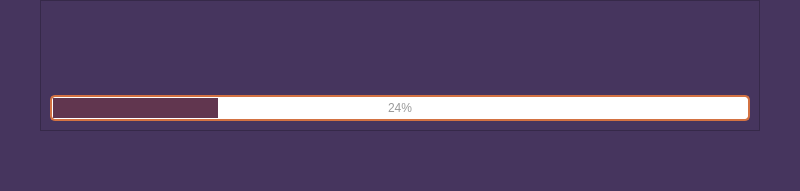
<?xml version="1.0" encoding="UTF-8"?>
<ui version="4.0">
 <class>MainWindow</class>
 <widget class="QMainWindow" name="MainWindow">
  <property name="geometry">
   <rect>
    <x>0</x>
    <y>0</y>
    <width>800</width>
    <height>191</height>
   </rect>
  </property>
  <property name="windowTitle">
   <string>MainWindow</string>
  </property>
  <widget class="QWidget" name="centralwidget">
   <layout class="QGridLayout" name="gridLayout">
    <property name="leftMargin">
     <number>0</number>
    </property>
    <property name="topMargin">
     <number>0</number>
    </property>
    <property name="rightMargin">
     <number>0</number>
    </property>
    <property name="bottomMargin">
     <number>0</number>
    </property>
    <property name="spacing">
     <number>0</number>
    </property>
    <item row="0" column="0">
     <widget class="QFrame" name="frameContainer">
      <property name="styleSheet">
       <string notr="true">QFrame {

	background-color : #46355e;
}</string>
      </property>
      <property name="frameShape">
       <enum>QFrame::NoFrame</enum>
      </property>
      <property name="frameShadow">
       <enum>QFrame::Plain</enum>
      </property>
      <property name="lineWidth">
       <number>0</number>
      </property>
      <layout class="QGridLayout" name="gridLayout_2">
       <property name="leftMargin">
        <number>0</number>
       </property>
       <property name="topMargin">
        <number>0</number>
       </property>
       <property name="rightMargin">
        <number>0</number>
       </property>
       <property name="bottomMargin">
        <number>0</number>
       </property>
       <property name="spacing">
        <number>0</number>
       </property>
       <item row="2" column="0">
        <spacer name="horizontalSpacer_2">
         <property name="orientation">
          <enum>Qt::Horizontal</enum>
         </property>
         <property name="sizeType">
          <enum>QSizePolicy::Fixed</enum>
         </property>
         <property name="sizeHint" stdset="0">
          <size>
           <width>40</width>
           <height>20</height>
          </size>
         </property>
        </spacer>
       </item>
       <item row="0" column="1">
        <widget class="QFrame" name="frameProgress">
         <property name="frameShape">
          <enum>QFrame::StyledPanel</enum>
         </property>
         <property name="frameShadow">
          <enum>QFrame::Raised</enum>
         </property>
         <layout class="QGridLayout" name="gridLayout_3">
          <item row="2" column="0">
           <widget class="QProgressBar" name="progressBar">
            <property name="styleSheet">
             <string notr="true">QProgressBar{
	border: 2px solid #D37242;
	border-radius: 5px;
	text-align: center;
	font : 77 12pt &quot;Microsoft JhengHei UI&quot; bold;
	color : #999999;

}


QProgressBar::chunk {
	background-color: #61364F;
	margin: 0.5px;
}</string>
            </property>
            <property name="value">
             <number>24</number>
            </property>
           </widget>
          </item>
          <item row="1" column="0">
           <widget class="QLabel" name="labelProgress">
            <property name="styleSheet">
             <string notr="true">QLabel {

	font : 25 15pt &quot;Microsoft YaHei UI Light&quot;;
	color : #FFFFFF;
	
	text-align: left;

}</string>
            </property>
            <property name="text">
             <string/>
            </property>
           </widget>
          </item>
          <item row="0" column="0">
           <spacer name="verticalSpacer_2">
            <property name="orientation">
             <enum>Qt::Vertical</enum>
            </property>
            <property name="sizeType">
             <enum>QSizePolicy::Fixed</enum>
            </property>
            <property name="sizeHint" stdset="0">
             <size>
              <width>20</width>
              <height>40</height>
             </size>
            </property>
           </spacer>
          </item>
         </layout>
        </widget>
       </item>
       <item row="3" column="1">
        <spacer name="verticalSpacer">
         <property name="orientation">
          <enum>Qt::Vertical</enum>
         </property>
         <property name="sizeType">
          <enum>QSizePolicy::Fixed</enum>
         </property>
         <property name="sizeHint" stdset="0">
          <size>
           <width>20</width>
           <height>40</height>
          </size>
         </property>
        </spacer>
       </item>
       <item row="2" column="2">
        <spacer name="horizontalSpacer">
         <property name="orientation">
          <enum>Qt::Horizontal</enum>
         </property>
         <property name="sizeType">
          <enum>QSizePolicy::Fixed</enum>
         </property>
         <property name="sizeHint" stdset="0">
          <size>
           <width>40</width>
           <height>20</height>
          </size>
         </property>
        </spacer>
       </item>
      </layout>
     </widget>
    </item>
   </layout>
  </widget>
 </widget>
 <resources/>
 <connections/>
</ui>
